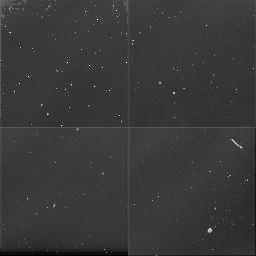
#> input picture my_img.png, 256 x 256 px
$ python Metrics.py
#> lines starting #> are read from the running program, lines starting #| are printed output that depends on the picture; after the words box and inside, x2 and y2 are one past the last pixel; in counts of white or black regions, pixels touching at a corner belong together
import cv2
import numpy as np
import matplotlib.pyplot as plt
from scipy import ndimage
from scipy.stats import skew, kurtosis, wasserstein_distance
from sklearn.linear_model import LinearRegression

def get_background_mask(img, sigma_clip=3.0):
    med = np.median(img)
    mad = np.median(np.abs(img - med))
    sigma = 1.4826 * mad

    mask = img < (med + sigma_clip * sigma)

    mask = ndimage.binary_erosion(mask, iterations=1)

    if np.sum(mask) < 50:
        print("⚠️ Background mask empty — relaxing threshold...")
        mask = img < (med + 5 * sigma)
        mask = ndimage.binary_erosion(mask, iterations=1)

    # If still empty → use *upper* half of histogram
    if np.sum(mask) < 50:
        print("⚠️ Still empty — using top 70% darkest pixels instead.")
        thresh = np.percentile(img, 70)
        mask = img < thresh

    return mask


def histogram_distance(img1, img2, mask):
    vals1 = img1[mask].ravel()
    vals2 = img2[mask].ravel()
    return wasserstein_distance(vals1, vals2)

def compare_backgrounds(path1, path2):
    # Read images as float
#> called with path1 = 'my_img.png', path2 = 'output_image.png'
    img1 = cv2.imread(path1, cv2.IMREAD_GRAYSCALE).astype(np.float32)
#> img1: shape (256, 256) float32; min 0, max 255, mean 56.8
    img2 = cv2.imread(path2, cv2.IMREAD_GRAYSCALE).astype(np.float32)
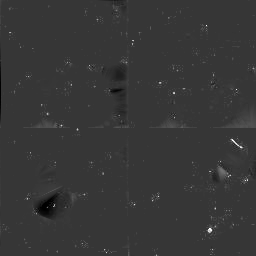
#> input picture output_image.png, 256 x 256 px
#> img2: shape (256, 256) float32; min 0, max 255, mean 54.7
    img1 = cv2.normalize(img1, None, 0, 255, cv2.NORM_MINMAX)
    img2 = cv2.normalize(img2, None, 0, 255, cv2.NORM_MINMAX)

    mask = get_background_mask(img1)
#> in get_background_mask, `med = np.median(img)`: med = 57
#> in get_background_mask, `mad = np.median(np.abs(img - med))`: mad = 3
#> in get_background_mask, `sigma = 1.4826 * mad`: sigma = 4.45
#> in get_background_mask, `mask = img < (med + sigma_clip * sigma)`:
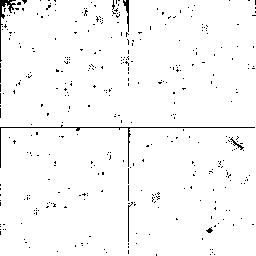
#> mask: shape (256, 256) bool; 97.5% white; black in thin lines or dots
#> in get_background_mask, `mask = ndimage.binary_erosion(mask, iterations=1)`:
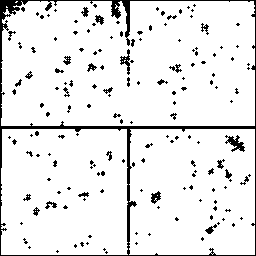
#> mask: shape (256, 256) bool; 91.6% white; 164 black regions (132 under 20 px), largest, box (x1, y1, x2, y2) and area: (0, 0, 256, 256) 3107, (225, 135, 245, 152) 155, (120, 49, 130, 75) 102

    emd = histogram_distance(img1, img2, mask)
#> emd = 3.65


    vals1 = img1[mask].ravel()
    vals2 = img2[mask].ravel()

    plt.figure(figsize=(10,6))
    plt.subplot(2,2,1)
    plt.imshow(img1, cmap='gray'); plt.title('GAMMA'); plt.axis('off')

    plt.subplot(2,2,2)
    plt.imshow(img2, cmap='gray'); plt.title('Montage Method (Approx.)'); plt.axis('off')

    plt.subplot(2,1,2)
    plt.hist(vals1, bins=100, alpha=0.5, label='GAMMA', density=True)
    plt.hist(vals2, bins=100, alpha=0.5, label='Montage', density=True)
    plt.legend(); plt.title('Background Pixel Intensity Histogram')
    plt.xlabel('Pixel Value'); plt.ylabel('Density')

    plt.tight_layout()
    plt.savefig('background_comparison_metrics.png', dpi=300, bbox_inches='tight')
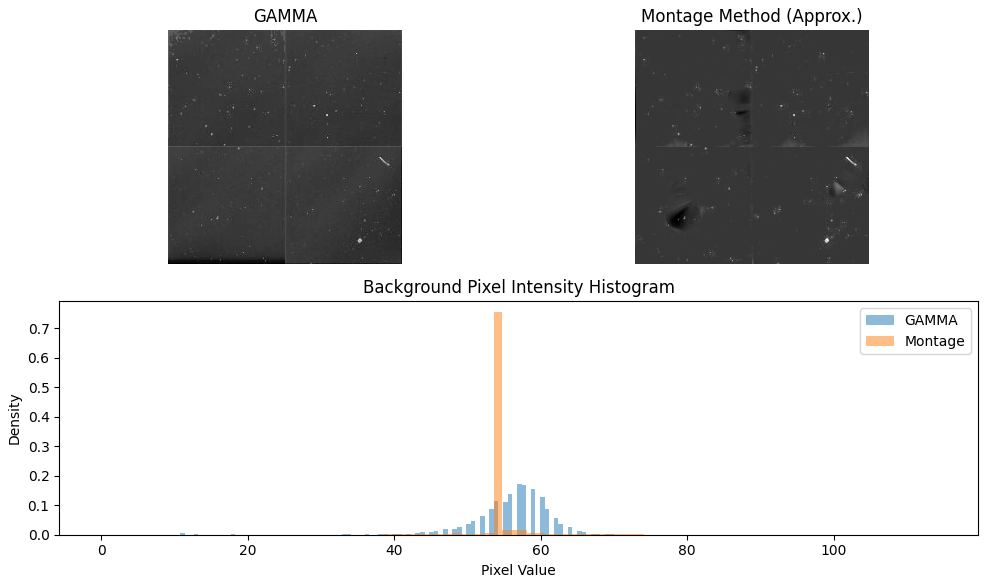
#> figure drawn by matplotlib, 3 panels; panel 3: tallest bar 0.173 high, from x = 56.77 to 57.4; panel 3: tallest bar 0.753 high, from x = 53.58 to 54.72
    plt.show()


compare_backgrounds('my_img.png', 'output_image.png')
